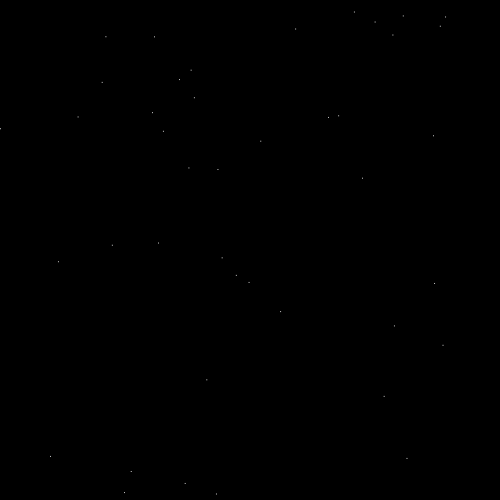
Frame 1 (no input)
Frame 60 (no input): identical to frame 1, image omitted
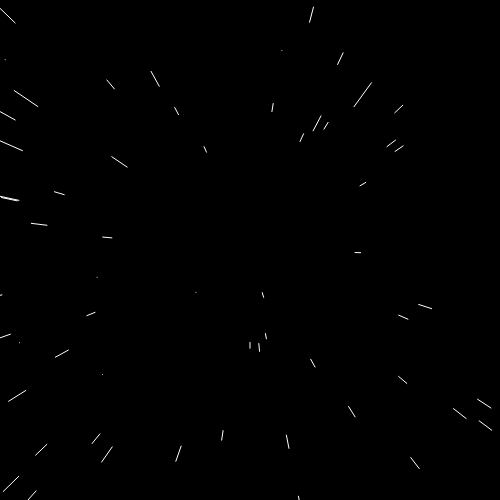
Frame 120 (the mouse pressed at the canvas centre since frame 60)

The p5.js sketch that drew these frames (run headless with seeded random() and noise() and a simulated clock; from frame 60 on, the mouse is pressed at the canvas centre):

// p5.js sketch
// ── sketch.js
// Reference - Coding Challenge #1: Starfield in Processing by Daniel Shiffman

let stars = [];
let speed;

function setup() {
  createCanvas(500, 500);
  for (let i = 0; i < 600; i++) {
    let star = new Star();
    stars.push(star);
  }
  speed = 25;
}

function draw() {
  speed = map(mouseX, 0, width, 0, 50);
  background(0);
  translate(width/2, height/2);
  for (let i = 0; i < stars.length; i++) {
    stars[i].update();
    stars[i].show();
  }
}

class Star {
  constructor() {
    this.x = random(-width, width);
    this.y = random(-height, height);
    this.z = random(width);
    this.pz = this.z;
  }

  update() {
    this.z = this.z - speed;
    if (this.z < 1) {
      this.z = width;
      this.x = random(-width, width);
      this.y = random(-height, height);
      this.pz = this.z;
    }
  }

  show() {
    fill(255);
    noStroke();

    let sx = map(this.x / this.z, 0, 1, 0, width);
    let sy = map(this.y / this.z, 0, 1, 0, height);

    let r = map(this.z, 0, width, 16, 0);
    // ellipse(sx, sy, r);

    let px = map(this.x / this.pz, 0, 1, 0, width);;
    let py = map(this.y / this.pz, 0, 1, 0, height);

    this.pz = this.z;

    stroke(255);
    line(px, py, sx, sy);
  }
}

function touchMoved() {
  return false;
}

// function windowResized() {
//   resizeCanvas(windowWidth, windowHeight);
// }
